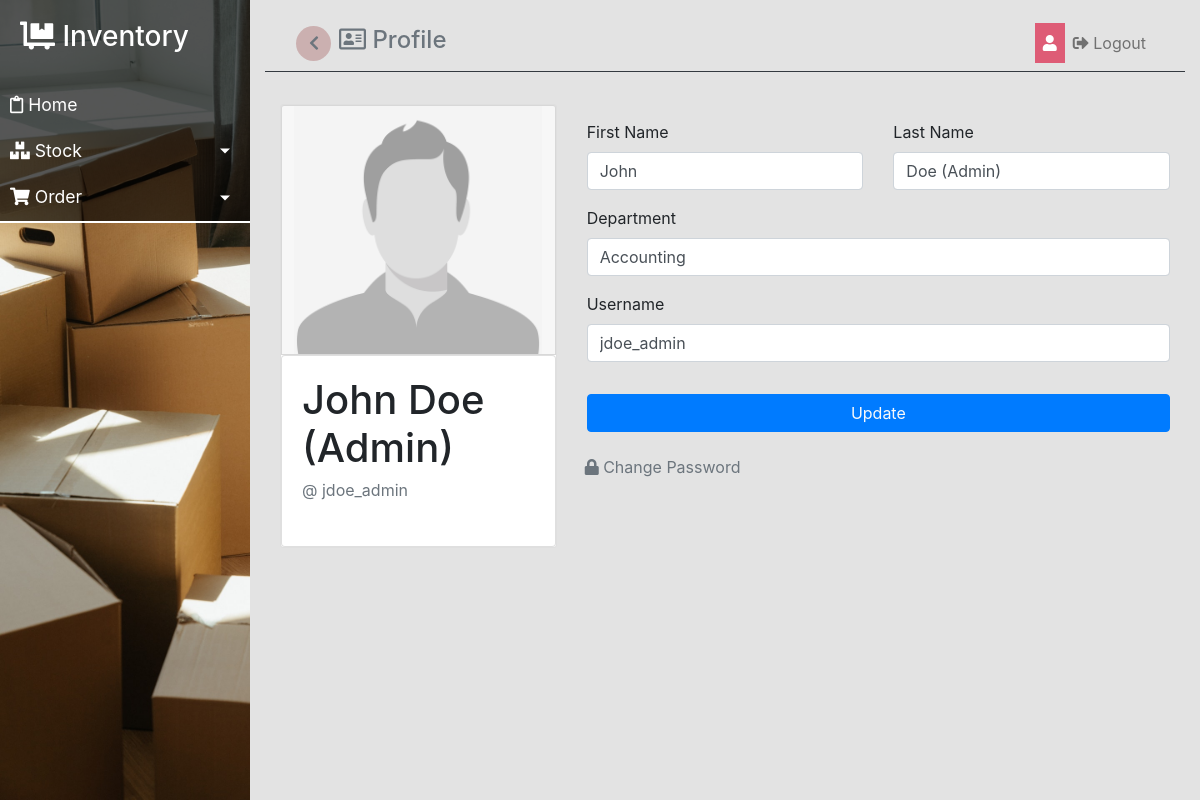
The page /profile.php?id=1 on the database its author committed.
### tables this page shows
CREATE TABLE `users` (
  `user_id` int(11) NOT NULL,
  `first_name` varchar(255) NOT NULL,
  `last_name` varchar(255) NOT NULL,
  `department` varchar(255) NOT NULL,
  `login_id` int(11) NOT NULL
);

### classes/Config.php (called while the page is built, shortened)
<?php
class Config
{
    private $servername ='us-cdbr-east-04.cleardb.com';
    private $username = 'bbca1315152850';
    private $password = 'aa48e207';
    private $db_name = 'heroku_7bcd1e58d86e369';
    public function __construct()
    {
        $this->conn = new mysqli($this->servername,$this->username,$this->password,$this->db_name);
        return $this->conn;
    }
}
?>

### datafile.php (called while the page is built, shortened)
<?php
  include 'classes/System_app.php';
  $system_app = new System_app;
?>

### profile.php (the view, shortened to what this page needs)
<?php
	include 'datafile.php';
  $login_id = $_GET["id"];
  $userDetails = $system_app->getUserDetails($login_id);
?>
<!doctype html>
<html lang="en">
  <head>
    <link rel="stylesheet" href="https://stackpath.bootstrapcdn.com/bootstrap/4.3.1/css/bootstrap.min.css">
    <link rel="stylesheet" href="https://cdnjs.cloudflare.com/ajax/libs/font-awesome/5.15.3/css/all.min.css" />
		<link rel="stylesheet" href="css/nav.css">
  </head>
  <body>
		<div class="wrapper">
			<div>
			</div>
			<div class="" id="content">
				<nav class="navbar navbar-expand-lg navbar-transparent nabvar-absolute fixed-top navbar-light border-bottom border-dark border-2">
          <div class="container-fluid">
            <div class="nabvar-wrapper">
              <div class="navbar-minimize d-flex align-item-center">
                <button type="button" id="sidebarCollapse" class="navbar-btn btn-fab btn-round mr-2">
                  <i class="fas fa-chevron-right text-muted"></i>
                </button>
                <span class="align-center">
                  <a href="profile.php?id=<?php echo $userDetails["login_id"]; ?>" class="text-decoration-none text-muted h4 text-center"><i class="far fa-address-card"></i> Profile</a>
                </span>
              </div>
            </div>
            <div class="collapse navbar-collapse" id="menu">
              <ul class="navbar-nav ml-auto">
                  <li class="nav-item">
										<a href="profile.php?id=<?php echo $_SESSION['login_id'];?>" class="nav-link active"><i class="fas fa-user"></i> <?php echo $_SESSION['firstname']." ".$_SESSION['lastname'];?></a>
                  </li>
                  <li class="nav-item">
                    <a href="logout.php" class="nav-link"><i class="fas fa-sign-out-alt"></i> Logout</a>
                  </li>
                </ul>
            </div>
          </div>
        </nav>
				<div class="container">
          <div class="row">
            <div class="col-4 mx-md-0">
              <div class="card mt-3" id=profile>
                <div class="card card-header p-0">
                </div>
                <div class="card card-body">
                  <h1 class="card-title fs-3"><?php echo $userDetails["first_name"]." ".$userDetails["last_name"]; ?></h1>
                  <p class="card-subtitle fst-italic text-muted mb-4">@ <?php echo $userDetails["username"]; ?></p>
                </div>
              </div>
            </div>
            <div class="col-8 mx-md-0">
              <form action="#" method="post" id=updateAccountForm>
                <div class="row mt-3">
                  <div class="col-md">
                    <label for="fname" class="form-label">First Name</label>
                    <input type="text" class="form-control" name="fname" id="fname" value="<?php echo $userDetails["first_name"]; ?>">
                  </div>
                  <div class="col-md">
                    <label for="lname" class="form-label">Last Name</label>
                    <input type="text" class="form-control" name="lname" id="lname" value="<?php echo $userDetails["last_name"]; ?>">
                  </div>
                </div>
                <div class="row mt-3">
                  <div class="col-md">
                    <label for="dep" class="form-label">Department</label>
                    <input type="text" class="form-control" name="dep" id="dep" value="<?php echo $userDetails["department"]; ?>">
                  </div>
                </div>
                <div class="row mt-3">
                  <div class="col-md">
                    <label for="username" class="form-label">Username</label>
                    <input type="text" class="form-control" name="username" id="username" value="<?php echo $userDetails["username"]; ?>">
                  </div>
                </div>
                  <div class="row mt-3">
                    <div class="col-md">
                    <button type="button" data-toggle="modal" data-target="#updateAccount" class="btn btn-primary text-light w-100 mt-3">Update</button>
                    </div>
                  </div>
              </form>
              <div class="mt-3">
                <span class="float-start">
                  <div class="row">
                    <a href='#' class='text-muted fst-italic text-decoration-none fs-6 btn' data-toggle='modal' data-target="#changePassword"><i class='fas fa-lock text-muted'></i> Change Password</a>
                  </div>
                </span>
              </div>
            </div>
          </div>
				</div>
			</div>
		</div>
  </body>
</html>

### css/nav.css (style rules this page uses)
#sidebarCollapse { width: 35px; height: 35px; background: rgb(188 143 143 / 60%); border: none; border-radius: 50%; }
#sidebarCollapse i { transform: rotate(180deg); border-radius: 50%; }
.wrapper { display: flex; align-items: stretch; perspective: 1500px; }
#content { width: 100%; padding: 15px; min-height: 100vh; transition: all 0.3s; background: rgb(192 192 192 / 45%); }
.navbar { display: flex; flex-wrap: wrap; align-items: center; justify-content: space-between; padding: navbar-padding-y navbar-padding-x; position: -webkit-sticky; position: sticky; top: 5px; z-index: 99; }
#menu ul li a.active { color: #fff; background: rgb(220 20 60 / 65%); }
#profile .card-header { height: 250px; background-image: url(../img/profile.jpg); background-size: contain; background-repeat: no-repeat; background-position: center; }

### rows shown on the page
users: first_name "John", last_name "Doe (Admin)", login.username "jdoe_admin", fname "John", lname "Doe (Admin)", dep "Accounting", username "jdoe_admin"
